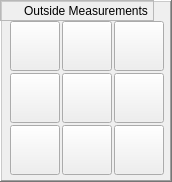
     <widget class="QFrame" name="frame_outside_measure">
      <property name="geometry">
       <rect>
        <x>0</x>
        <y>0</y>
        <width>172</width>
        <height>182</height>
       </rect>
      </property>
      <property name="frameShape">
       <enum>QFrame::WinPanel</enum>
      </property>
      <property name="frameShadow">
       <enum>QFrame::Raised</enum>
      </property>
      <widget class="PushButton" name="pbtn_outside_xpyp">
       <property name="geometry">
        <rect>
         <x>10</x>
         <y>125</y>
         <width>50</width>
         <height>50</height>
        </rect>
       </property>
       <property name="text">
        <string/>
       </property>
       <property name="icon">
        <iconset>
         <normaloff>../../../../share/qtvcp/images/probe_icons/X+Y+.png</normaloff>../../../../share/qtvcp/images/probe_icons/X+Y+.png</iconset>
       </property>
       <property name="iconSize">
        <size>
         <width>48</width>
         <height>48</height>
        </size>
       </property>
       <property name="checkable">
        <bool>false</bool>
       </property>
       <property name="checked">
        <bool>false</bool>
       </property>
       <property name="indicator_option" stdset="0">
        <bool>false</bool>
       </property>
      </widget>
      <widget class="PushButton" name="pbtn_outside_xpym">
       <property name="geometry">
        <rect>
         <x>10</x>
         <y>21</y>
         <width>50</width>
         <height>50</height>
        </rect>
       </property>
       <property name="text">
        <string/>
       </property>
       <property name="icon">
        <iconset>
         <normaloff>../../../../share/qtvcp/images/probe_icons/X+Y-.png</normaloff>../../../../share/qtvcp/images/probe_icons/X+Y-.png</iconset>
       </property>
       <property name="iconSize">
        <size>
         <width>48</width>
         <height>48</height>
        </size>
       </property>
       <property name="checkable">
        <bool>false</bool>
       </property>
       <property name="checked">
        <bool>false</bool>
       </property>
       <property name="indicator_option" stdset="0">
        <bool>false</bool>
       </property>
      </widget>
      <widget class="PushButton" name="pbtn_outside_xp">
       <property name="geometry">
        <rect>
         <x>10</x>
         <y>73</y>
         <width>50</width>
         <height>50</height>
        </rect>
       </property>
       <property name="text">
        <string/>
       </property>
       <property name="icon">
        <iconset>
         <normaloff>../../../../share/qtvcp/images/probe_icons/X+.png</normaloff>../../../../share/qtvcp/images/probe_icons/X+.png</iconset>
       </property>
       <property name="iconSize">
        <size>
         <width>48</width>
         <height>48</height>
        </size>
       </property>
       <property name="checkable">
        <bool>false</bool>
       </property>
       <property name="checked">
        <bool>false</bool>
       </property>
       <property name="indicator_option" stdset="0">
        <bool>false</bool>
       </property>
      </widget>
      <widget class="PushButton" name="pbtn_outside_yp">
       <property name="geometry">
        <rect>
         <x>62</x>
         <y>125</y>
         <width>50</width>
         <height>50</height>
        </rect>
       </property>
       <property name="text">
        <string/>
       </property>
       <property name="icon">
        <iconset>
         <normaloff>../../../../share/qtvcp/images/probe_icons/Y+.png</normaloff>../../../../share/qtvcp/images/probe_icons/Y+.png</iconset>
       </property>
       <property name="iconSize">
        <size>
         <width>48</width>
         <height>48</height>
        </size>
       </property>
       <property name="checkable">
        <bool>false</bool>
       </property>
       <property name="checked">
        <bool>false</bool>
       </property>
       <property name="indicator_option" stdset="0">
        <bool>false</bool>
       </property>
      </widget>
      <widget class="PushButton" name="pbtn_outside_ym">
       <property name="geometry">
        <rect>
         <x>62</x>
         <y>21</y>
         <width>50</width>
         <height>50</height>
        </rect>
       </property>
       <property name="text">
        <string/>
       </property>
       <property name="icon">
        <iconset>
         <normaloff>../../../../share/qtvcp/images/probe_icons/Y-.png</normaloff>../../../../share/qtvcp/images/probe_icons/Y-.png</iconset>
       </property>
       <property name="iconSize">
        <size>
         <width>48</width>
         <height>48</height>
        </size>
       </property>
       <property name="checkable">
        <bool>false</bool>
       </property>
       <property name="checked">
        <bool>false</bool>
       </property>
       <property name="indicator_option" stdset="0">
        <bool>false</bool>
       </property>
      </widget>
      <widget class="PushButton" name="pbtn_outside_center">
       <property name="geometry">
        <rect>
         <x>62</x>
         <y>73</y>
         <width>50</width>
         <height>50</height>
        </rect>
       </property>
       <property name="font">
        <font>
         <pointsize>8</pointsize>
        </font>
       </property>
       <property name="text">
        <string/>
       </property>
       <property name="icon">
        <iconset>
         <normaloff>../../../../share/qtvcp/images/probe_icons/xy_center.png</normaloff>../../../../share/qtvcp/images/probe_icons/xy_center.png</iconset>
       </property>
       <property name="iconSize">
        <size>
         <width>48</width>
         <height>48</height>
        </size>
       </property>
       <property name="checkable">
        <bool>false</bool>
       </property>
       <property name="checked">
        <bool>false</bool>
       </property>
       <property name="indicator_option" stdset="0">
        <bool>false</bool>
       </property>
      </widget>
      <widget class="PushButton" name="pbtn_outside_xmyp">
       <property name="geometry">
        <rect>
         <x>114</x>
         <y>125</y>
         <width>50</width>
         <height>50</height>
        </rect>
       </property>
       <property name="text">
        <string/>
       </property>
       <property name="icon">
        <iconset>
         <normaloff>../../../../share/qtvcp/images/probe_icons/X-Y+.png</normaloff>../../../../share/qtvcp/images/probe_icons/X-Y+.png</iconset>
       </property>
       <property name="iconSize">
        <size>
         <width>48</width>
         <height>48</height>
        </size>
       </property>
       <property name="checkable">
        <bool>false</bool>
       </property>
       <property name="checked">
        <bool>false</bool>
       </property>
       <property name="indicator_option" stdset="0">
        <bool>false</bool>
       </property>
      </widget>
      <widget class="PushButton" name="pbtn_outside_xmym">
       <property name="geometry">
        <rect>
         <x>114</x>
         <y>21</y>
         <width>50</width>
         <height>50</height>
        </rect>
       </property>
       <property name="text">
        <string/>
       </property>
       <property name="icon">
        <iconset>
         <normaloff>../../../../share/qtvcp/images/probe_icons/X-Y-.png</normaloff>../../../../share/qtvcp/images/probe_icons/X-Y-.png</iconset>
       </property>
       <property name="iconSize">
        <size>
         <width>48</width>
         <height>48</height>
        </size>
       </property>
       <property name="checkable">
        <bool>false</bool>
       </property>
       <property name="checked">
        <bool>false</bool>
       </property>
       <property name="indicator_option" stdset="0">
        <bool>false</bool>
       </property>
      </widget>
      <widget class="PushButton" name="pbtn_outside_xm">
       <property name="geometry">
        <rect>
         <x>114</x>
         <y>73</y>
         <width>50</width>
         <height>50</height>
        </rect>
       </property>
       <property name="text">
        <string/>
       </property>
       <property name="icon">
        <iconset>
         <normaloff>../../../../share/qtvcp/images/probe_icons/X-.png</normaloff>../../../../share/qtvcp/images/probe_icons/X-.png</iconset>
       </property>
       <property name="iconSize">
        <size>
         <width>48</width>
         <height>48</height>
        </size>
       </property>
       <property name="checkable">
        <bool>false</bool>
       </property>
       <property name="checked">
        <bool>false</bool>
       </property>
       <property name="indicator_option" stdset="0">
        <bool>false</bool>
       </property>
      </widget>
      <widget class="QFrame" name="frame_outside_label">
       <property name="geometry">
        <rect>
         <x>0</x>
         <y>0</y>
         <width>154</width>
         <height>21</height>
        </rect>
       </property>
       <property name="frameShape">
        <enum>QFrame::StyledPanel</enum>
       </property>
       <property name="frameShadow">
        <enum>QFrame::Raised</enum>
       </property>
       <widget class="QLabel" name="label_outside_measure">
        <property name="geometry">
         <rect>
          <x>0</x>
          <y>0</y>
          <width>172</width>
          <height>21</height>
         </rect>
        </property>
        <property name="text">
         <string>Outside Measurements</string>
        </property>
        <property name="alignment">
         <set>Qt::AlignCenter</set>
        </property>
       </widget>
      </widget>
      <widget class="PushButton" name="pbtn_outside_xpym_3">
       <property name="geometry">
        <rect>
         <x>424</x>
         <y>19</y>
         <width>50</width>
         <height>50</height>
        </rect>
       </property>
       <property name="text">
        <string/>
       </property>
       <property name="icon">
        <iconset>
         <normaloff>../../../../configs/sim/x1Mill/x1Probing/x1Probe_icons/outside_1.png</normaloff>../../../../configs/sim/x1Mill/x1Probing/x1Probe_icons/outside_1.png</iconset>
       </property>
       <property name="iconSize">
        <size>
         <width>48</width>
         <height>48</height>
        </size>
       </property>
       <property name="checkable">
        <bool>false</bool>
       </property>
       <property name="checked">
        <bool>false</bool>
       </property>
       <property name="indicator_option" stdset="0">
        <bool>false</bool>
       </property>
      </widget>
     </widget>
